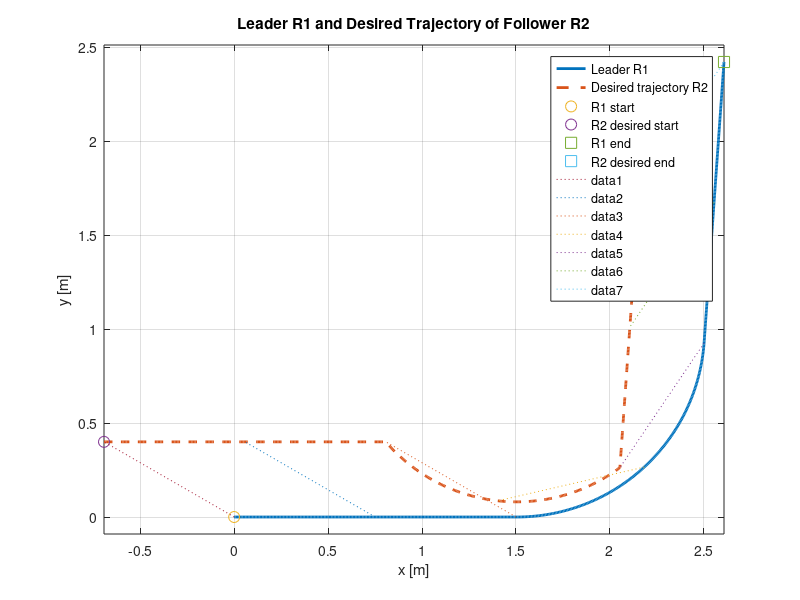

The MATLAB source for this figure:
%% STEP 3 - TAO VI TRI MONG MUON CHO FOLLOWER R2
clear;
clc;
close all;

%% 1. Thoi gian mo phong
dt = 0.05;
T  = 30;

t = 0:dt:T;
N = length(t);

%% 2. Trang thai Leader R1
x1     = zeros(1, N);
y1     = zeros(1, N);
theta1 = zeros(1, N);

x1(1) = 0;
y1(1) = 0;
theta1(1) = 0;

%% 3. Toc do Leader
v1     = zeros(1, N);
omega1 = zeros(1, N);

%% 4. Mo phong Leader
for k = 1:N-1

    v1(k) = 0.15;

    if t(k) < 10

        omega1(k) = 0;

    elseif t(k) < 20

        omega1(k) = 0.15;

    else

        omega1(k) = 0;

    end

    % Dong hoc Leader
    x1(k+1) = x1(k) ...
        + v1(k)*cos(theta1(k))*dt;

    y1(k+1) = y1(k) ...
        + v1(k)*sin(theta1(k))*dt;

    theta1(k+1) = theta1(k) ...
        + omega1(k)*dt;

end

v1(end) = v1(end-1);
omega1(end) = omega1(end-1);

%% 5. Khoang cach formation
d = 0.8;                 % Canh tam giac [m]

% Vi tri R2 trong he toa do gan voi Leader
r2x = -sqrt(3)/2 * d;
r2y =  1/2 * d;

%% 6. Vi tri mong muon cua R2
x2d = zeros(1, N);
y2d = zeros(1, N);

for k = 1:N

    x2d(k) = x1(k) ...
        + cos(theta1(k))*r2x ...
        - sin(theta1(k))*r2y;

    y2d(k) = y1(k) ...
        + sin(theta1(k))*r2x ...
        + cos(theta1(k))*r2y;

end

%% 7. Ve Leader va quy dao mong muon cua R2
figure;

plot(x1, y1, ...
    'LineWidth', 2);

hold on;

plot(x2d, y2d, '--', ...
    'LineWidth', 2);

% Vi tri ban dau
plot(x1(1), y1(1), ...
    'o', 'MarkerSize', 8);

plot(x2d(1), y2d(1), ...
    'o', 'MarkerSize', 8);

% Vi tri cuoi
plot(x1(end), y1(end), ...
    's', 'MarkerSize', 8);

plot(x2d(end), y2d(end), ...
    's', 'MarkerSize', 8);

grid on;
axis equal;

xlabel('x [m]');
ylabel('y [m]');

title('Leader R1 and Desired Trajectory of Follower R2');

legend( ...
    'Leader R1', ...
    'Desired trajectory R2', ...
    'R1 start', ...
    'R2 desired start', ...
    'R1 end', ...
    'R2 desired end');

%% 8. Ve mot so duong noi R1 - R2
for k = 1:100:N

    plot( ...
        [x1(k) x2d(k)], ...
        [y1(k) y2d(k)], ...
        ':');

end
